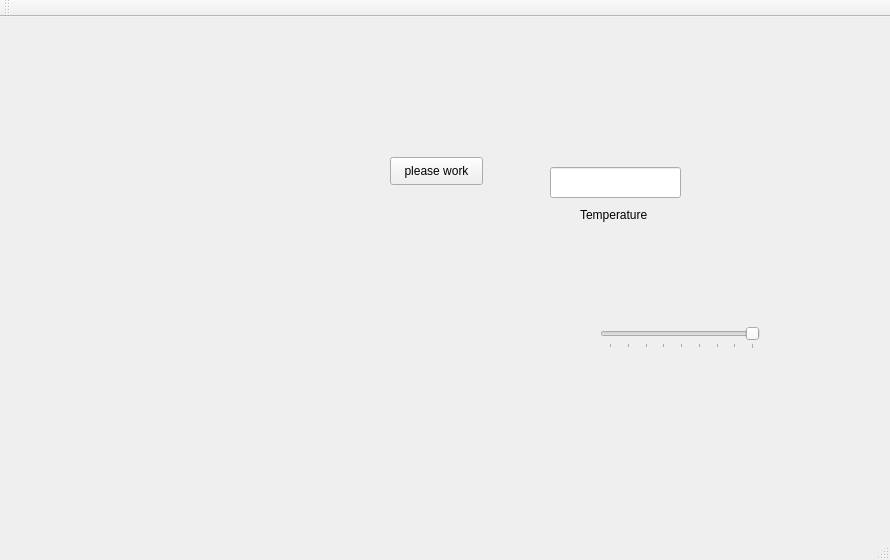
<?xml version="1.0" encoding="UTF-8"?>
<ui version="4.0">
 <class>MainWindow</class>
 <widget class="QMainWindow" name="MainWindow">
  <property name="geometry">
   <rect>
    <x>0</x>
    <y>0</y>
    <width>890</width>
    <height>560</height>
   </rect>
  </property>
  <property name="windowTitle">
   <string>MainWindow</string>
  </property>
  <widget class="QWidget" name="centralWidget">
   <widget class="QPushButton" name="pushButton">
    <property name="geometry">
     <rect>
      <x>390</x>
      <y>140</y>
      <width>93</width>
      <height>28</height>
     </rect>
    </property>
    <property name="text">
     <string>please work</string>
    </property>
   </widget>
   <widget class="QSlider" name="cSlider">
    <property name="geometry">
     <rect>
      <x>600</x>
      <y>310</y>
      <width>160</width>
      <height>22</height>
     </rect>
    </property>
    <property name="layoutDirection">
     <enum>Qt::RightToLeft</enum>
    </property>
    <property name="maximum">
     <number>180</number>
    </property>
    <property name="singleStep">
     <number>22</number>
    </property>
    <property name="value">
     <number>0</number>
    </property>
    <property name="orientation">
     <enum>Qt::Horizontal</enum>
    </property>
    <property name="invertedAppearance">
     <bool>false</bool>
    </property>
    <property name="tickPosition">
     <enum>QSlider::TicksBelow</enum>
    </property>
   </widget>
   <widget class="QLabel" name="label">
    <property name="geometry">
     <rect>
      <x>580</x>
      <y>190</y>
      <width>81</width>
      <height>16</height>
     </rect>
    </property>
    <property name="text">
     <string>Temperature</string>
    </property>
   </widget>
   <widget class="QLineEdit" name="txtTemp">
    <property name="geometry">
     <rect>
      <x>550</x>
      <y>150</y>
      <width>131</width>
      <height>31</height>
     </rect>
    </property>
   </widget>
  </widget>
  <widget class="QMenuBar" name="menuBar">
   <property name="geometry">
    <rect>
     <x>0</x>
     <y>0</y>
     <width>890</width>
     <height>26</height>
    </rect>
   </property>
  </widget>
  <widget class="QToolBar" name="mainToolBar">
   <attribute name="toolBarArea">
    <enum>TopToolBarArea</enum>
   </attribute>
   <attribute name="toolBarBreak">
    <bool>false</bool>
   </attribute>
  </widget>
  <widget class="QStatusBar" name="statusBar"/>
 </widget>
 <layoutdefault spacing="6" margin="11"/>
 <resources/>
 <connections/>
</ui>
